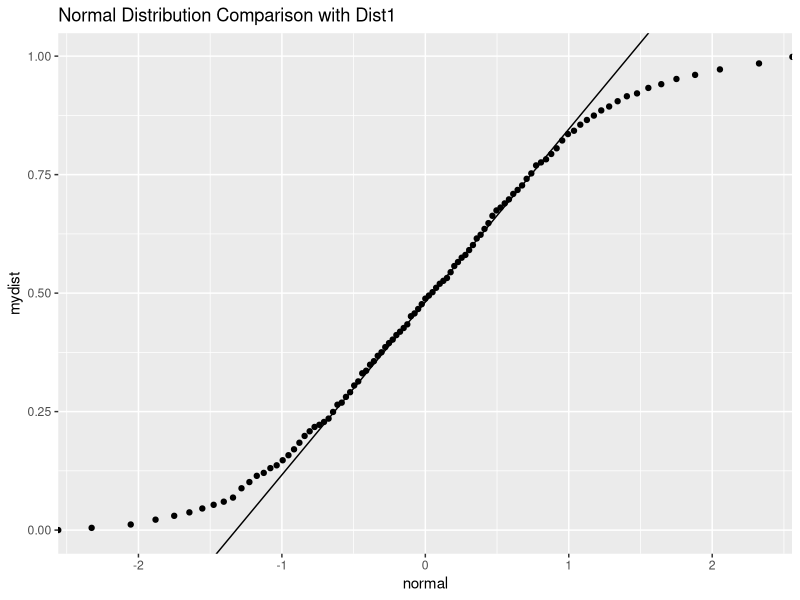
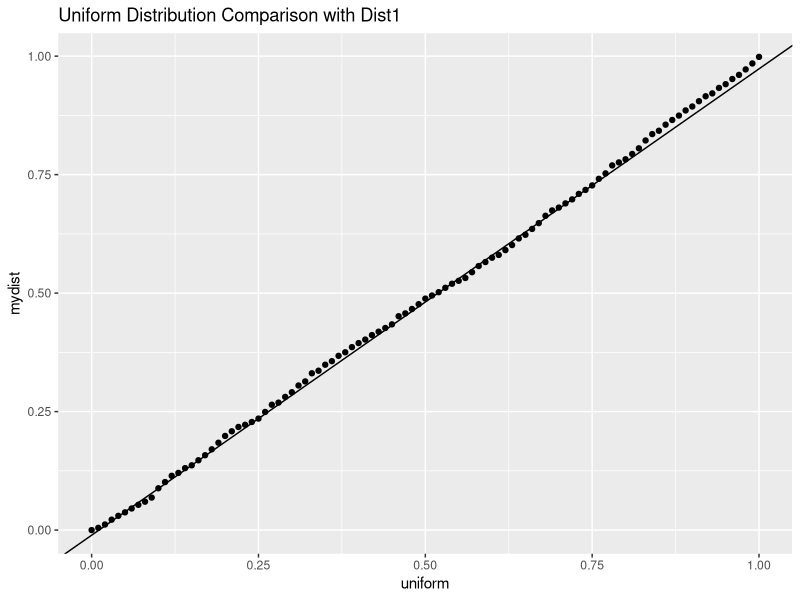
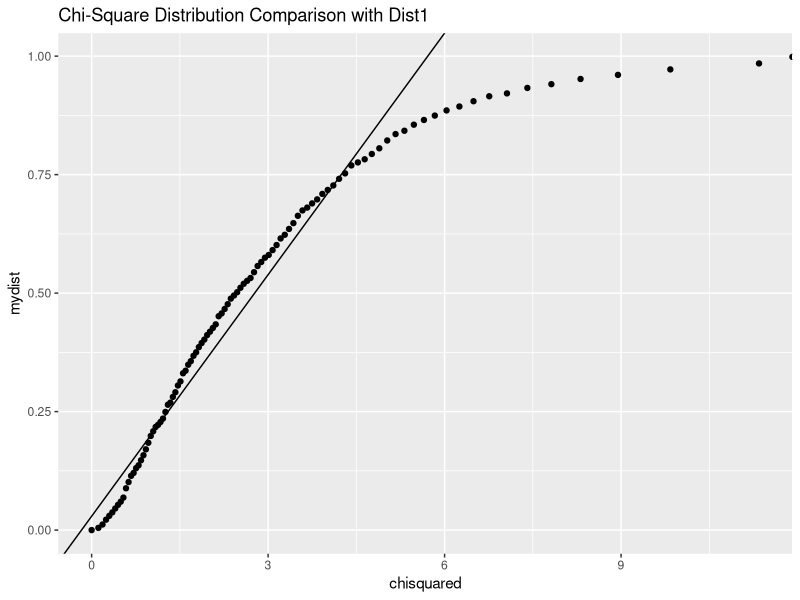
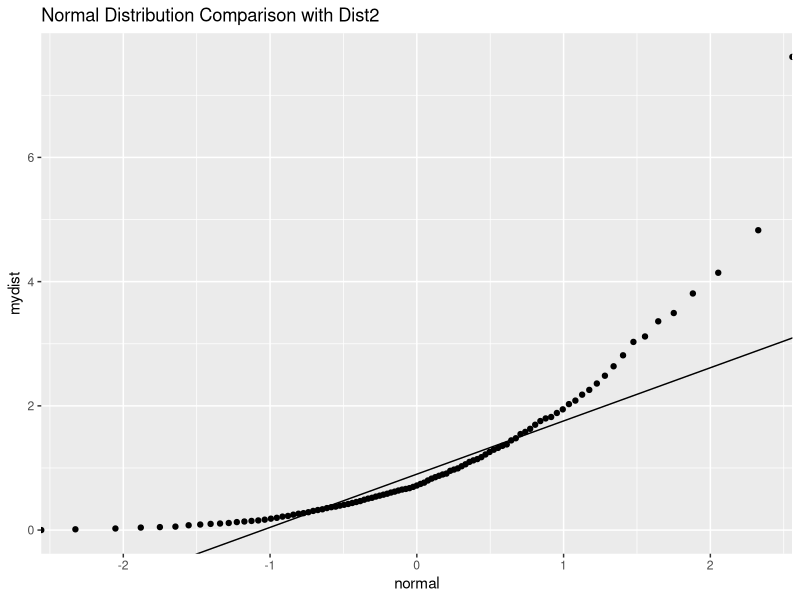
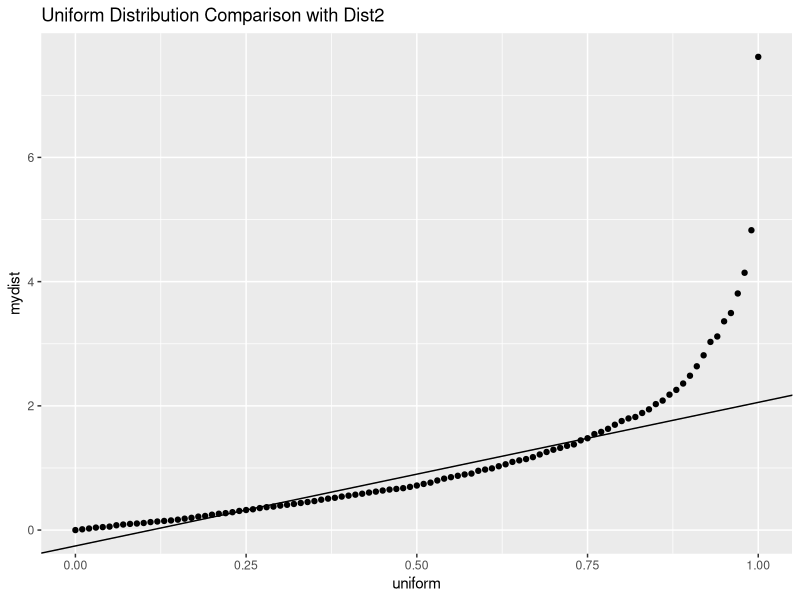
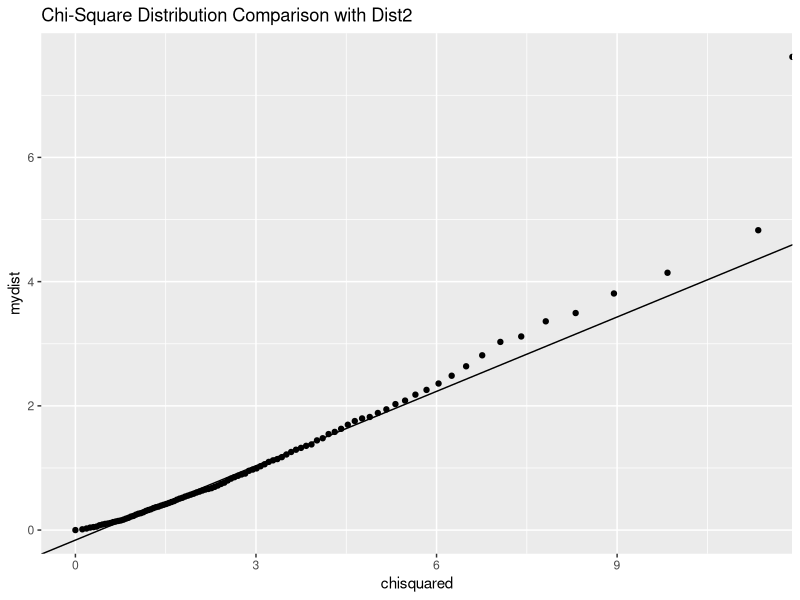
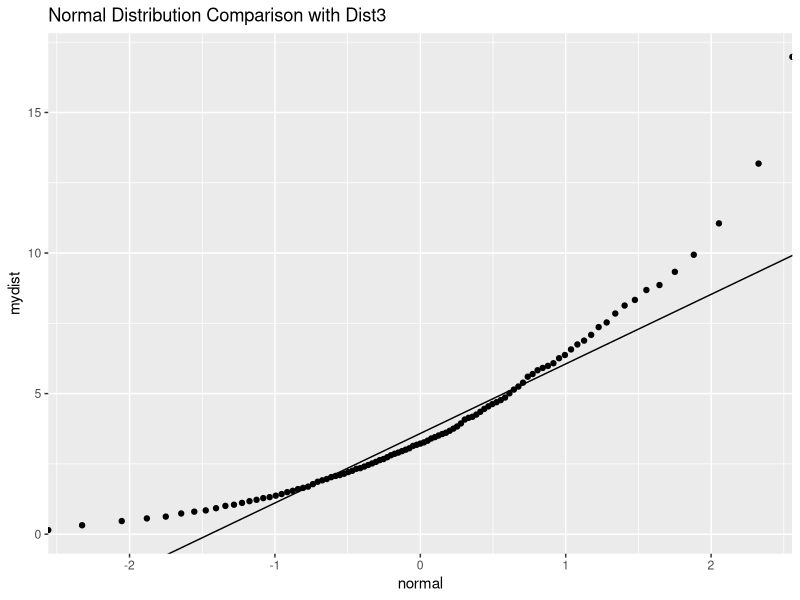
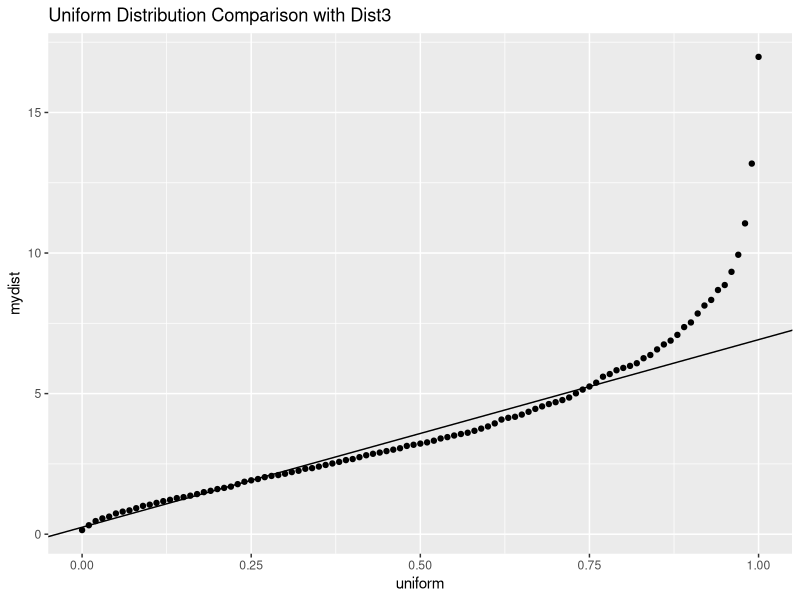

Source code (R) for these figures, in order:
##### Chapter 1 Lab 3 --------------
#
# Creating QQ plots to determine data distribution
#
# Student name(s): Daniel Camacho
#
########### Directions ===============
#
# (1) read through and run the code to
# understand what it does.  Here we are plotting
# QQ plots "by hand" instead of using the black
# box commands of ggplot to plot them.
# (2) copy the code and revise it to plot 
# the QQ plot for a uniform distribution and 
# a chi-square (df = 3) distribution in addition to 
# the normal distribution.  Nota bene:  Only copy
# the code needed and change all comments to 
# reflect the distribution being tested
# (3) Add titles, captions, labels, etc., to the 
# plots
# (4) Use your code to visually determine the 
# best estimate # of the distributions in the 
# data you are given.
##### Answers =====================
#
# Choose from Normal, Chi-square, or Uniform

#  Dist1 is the UNIFORM distribution
#  Dist2 is the NONE distribution
#  Dist3 is the CHI-SQUARE distribution
#  Dist4 is the NORMAL distribution
#
############## Setup --------------
# We will use tibbles, pipes, and ggplot
require(tidyverse)

#  "percents" is a list 
# of the quantiles we will use in the QQ plots
percents <- seq(from = 0, to = 1, by = 0.01)

qqnormline <- function(mydata){
  # this function takes a vector and returns the slope
  # and the intercept of a line through the point of the QQ plot
  # at the 25th-percentile and the 75th-percentile
  # using a normal distribution for the comparison
  pt1 <- c(qnorm(0.25), quantile(mydata, 0.25))
  pt2 <- c(qnorm(0.75), quantile(mydata, 0.75)) 
  m <- (pt1[[2]] - pt2[[2]])/(pt1[[1]] - pt2[[1]])
  b <- -pt1[[1]]*m + pt1[[2]]
  
  # To use the output, the slope is in element [[1]] and
  # the y-intercept is in element [[2]]
  return(c(m, b))
}

qqunifline <- function(mydata){
  # this function takes a vector and returns the slope
  # and the intercept of a line through the point of the QQ plot
  # at the 25th-percentile and the 75th-percentile
  # using a uniform distribution for the comparison
  pt1 <- c(qunif(0.25), quantile(mydata, 0.25))
  pt2 <- c(qunif(0.75), quantile(mydata, 0.75)) 
  m <- (pt1[[2]] - pt2[[2]])/(pt1[[1]] - pt2[[1]])
  b <- -pt1[[1]]*m + pt1[[2]]
  
  # To use the output, the slope is in element [[1]] and
  # the y-intercept is in element [[2]]
  return(c(m, b))
}

qqchisqline <- function(mydata){
  # this function takes a vector and returns the slope
  # and the intercept of a line through the point of the QQ plot
  # at the 25th-percentile and the 75th-percentile
  # using a chi-square distribution for the comparison
  pt1 <- c(qchisq(0.25, df = 3), quantile(mydata, 0.25))
  pt2 <- c(qchisq(0.75, df = 3), quantile(mydata, 0.75)) 
  m <- (pt1[[2]] - pt2[[2]])/(pt1[[1]] - pt2[[1]])
  b <- -pt1[[1]]*m + pt1[[2]]
  
  # To use the output, the slope is in element [[1]] and
  # the y-intercept is in element [[2]]
  return(c(m, b))
}

####### The Data ###############
# Read in the assignment data, look at its structure,
# and pick one of the columns to test by storing it in "x"
myDists <- read_csv("Ch 1/Lab 3/ISLR Chapter 1 Lab 3 QQ Plot Data.csv")

str(myDists)

########### Example 1: dist1 ##########
# Strip off the first column of myDists
x1 <- myDists$Dist1

######## Compare to normal###

# Create a tibble with three columns: 
#    (1) the percentages for each quantile
#    (2) quantiles of the normal distribution and
#    (3) quantiles of the data in question
mytib <- tibble(percents,
                normal = qnorm(percents),
                uniform = qunif(percents),
                chisquared = qchisq(percents, df = 3),
                mydist = quantile(x1, percents))

# Calculate the line through the 25th and 75th
# quantile points on the QQ plot
linenorm <- qqnormline(x1)
lineunif <- qqunifline(x1)
linechisq <- qqchisqline(x1)

# The QQ plot for normal - points and line
mytib %>% 
  ggplot() +
  geom_point(aes(x = normal, y = mydist)) +
  geom_abline(slope = linenorm[[1]], intercept = linenorm[[2]]) + 
  ggtitle("Normal Distribution Comparison with Dist1")
                                                                         

# The QQ plot for uniform - points and line
mytib %>% 
  ggplot() +
  geom_point(aes(x = uniform, y = mydist)) +
  geom_abline(slope = lineunif[[1]], intercept = lineunif[[2]])+ 
  ggtitle("Uniform Distribution Comparison with Dist1")

# The QQ plot for chi-squared - points and line
mytib %>% 
  ggplot() +
  geom_point(aes(x = chisquared, y = mydist)) +
  geom_abline(slope = linechisq[[1]], intercept = linechisq[[2]])+ 
  ggtitle("Chi-Square Distribution Comparison with Dist1")

########### Example 2: dist2 ##########
# Strip off the first column of myDists
x2 <- myDists$Dist2

######## Compare to normal  ###

# Create a tibble with three columns: 
#    (1) the percentages for each quantile
#    (2) quantiles of the normal distribution and
#    (3) quantiles of the data in question
mytib <- tibble(percents,
                normal = qnorm(percents),
                uniform = qunif(percents),
                chisquared = qchisq(percents, df = 3),
                mydist = quantile(x2, percents))

# Calculate the line through the 25th and 75th
# quantile points on the QQ plot
linenorm <- qqnormline(x2)
lineunif <- qqunifline(x2)
linechisq <- qqchisqline(x2)

# The QQ plot for normal - points and line
mytib %>% 
  ggplot() +
  geom_point(aes(x = normal, y = mydist)) +
  geom_abline(slope = linenorm[[1]], intercept = linenorm[[2]]) + 
  ggtitle("Normal Distribution Comparison with Dist2")


# The QQ plot for uniform - points and line
mytib %>% 
  ggplot() +
  geom_point(aes(x = uniform, y = mydist)) +
  geom_abline(slope = lineunif[[1]], intercept = lineunif[[2]])+ 
  ggtitle("Uniform Distribution Comparison with Dist2")

# The QQ plot for chi-squared - points and line
mytib %>% 
  ggplot() +
  geom_point(aes(x = chisquared, y = mydist)) +
  geom_abline(slope = linechisq[[1]], intercept = linechisq[[2]])+ 
  ggtitle("Chi-Square Distribution Comparison with Dist2")

########### Example 3: dist3 ##########
# Strip off the first column of myDists
x3 <- myDists$Dist3

######## Compare to normal  ###

# Create a tibble with three columns: 
#    (1) the percentages for each quantile
#    (2) quantiles of the normal distribution and
#    (3) quantiles of the data in question
mytib <- tibble(percents,
                normal = qnorm(percents),
                uniform = qunif(percents),
                chisquared = qchisq(percents, df = 3),
                mydist = quantile(x3, percents))

# Calculate the line through the 25th and 75th
# quantile points on the QQ plot
linenorm <- qqnormline(x3)
lineunif <- qqunifline(x3)
linechisq <- qqchisqline(x3)

# The QQ plot for normal - points and line
mytib %>% 
  ggplot() +
  geom_point(aes(x = normal, y = mydist)) +
  geom_abline(slope = linenorm[[1]], intercept = linenorm[[2]]) + 
  ggtitle("Normal Distribution Comparison with Dist3")


# The QQ plot for uniform - points and line
mytib %>% 
  ggplot() +
  geom_point(aes(x = uniform, y = mydist)) +
  geom_abline(slope = lineunif[[1]], intercept = lineunif[[2]])+ 
  ggtitle("Uniform Distribution Comparison with Dist3")

# The QQ plot for chi-squared - points and line
mytib %>% 
  ggplot() +
  geom_point(aes(x = chisquared, y = mydist)) +
  geom_abline(slope = linechisq[[1]], intercept = linechisq[[2]])+ 
  ggtitle("Chi-Square Distribution Comparison with Dist3")

########### Example 4: dist4 ##########
# Strip off the first column of myDists
x4 <- myDists$Dist4

######## Compare to normal  ###

# Create a tibble with three columns: 
#    (1) the percentages for each quantile
#    (2) quantiles of the normal distribution and
#    (3) quantiles of the data in question
mytib <- tibble(percents,
                normal = qnorm(percents),
                uniform = qunif(percents),
                chisquared = qchisq(percents, df = 3),
                mydist = quantile(x4, percents))

# Calculate the line through the 25th and 75th
# quantile points on the QQ plot
linenorm <- qqnormline(x4)
lineunif <- qqunifline(x4)
linechisq <- qqchisqline(x4)

# The QQ plot for normal - points and line
mytib %>% 
  ggplot() +
  geom_point(aes(x = normal, y = mydist)) +
  geom_abline(slope = linenorm[[1]], intercept = linenorm[[2]]) + 
  ggtitle("Normal Distribution Comparison with Dist4")


# The QQ plot for uniform - points and line
mytib %>% 
  ggplot() +
  geom_point(aes(x = uniform, y = mydist)) +
  geom_abline(slope = lineunif[[1]], intercept = lineunif[[2]])+ 
  ggtitle("Uniform Distribution Comparison with Dist4")

# The QQ plot for chi-squared - points and line
mytib %>% 
  ggplot() +
  geom_point(aes(x = chisquared, y = mydist)) +
  geom_abline(slope = linechisq[[1]], intercept = linechisq[[2]])+ 
  ggtitle("Chi-Square Distribution Comparison with Dist4")

